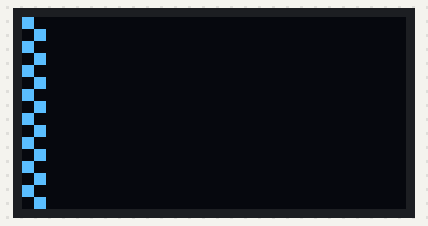
This sketch was run on a simulated Arduino Uno, built with avr-gcc and run on an emulated ATmega328P. Parts: 128×64 one-colour display.

Above: at 10.34 s.

The sketch:

DISPLAY_TEST.ino
```cpp
#include <U8x8lib.h>

U8X8_SSD1306_128X64_NONAME_4W_SW_SPI u8x8(/* clock=*/13, /* data=*/11, /* cs=*/8, /* dc=*/A0, /* reset=*/9);


void setup() {
  // put your setup code here, to run once:
  u8x8.begin();
  u8x8.setFont(u8x8_font_chroma48medium8_r);

}

void displayStart() {
  for (int i = 0; i < u8x8.getCols(); i++) {

    for (int j = 0; j < u8x8.getRows(); j++) {

      uint8_t tiles[16] = { 0x0f, 0x0f, 0x0f, 0x0f, 0xf0, 0xf0, 0xf0, 0xf0, 1, 3, 7, 15, 31, 63, 127, 255 };
      u8x8.drawTile(i, j, 1, tiles);

      delay(50);
    }
    delay(150);
  }

  u8x8.clearDisplay();
  delay(100);

  u8x8.drawString(1, 3, "Starting...");
  delay(700);
  u8x8.clearDisplay();
}

void loop() {
  displayStart();
}
```
